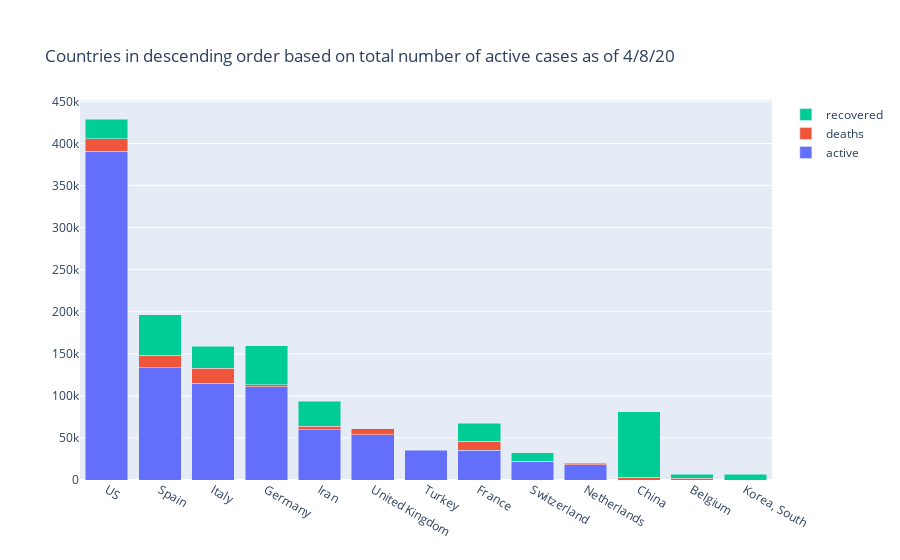
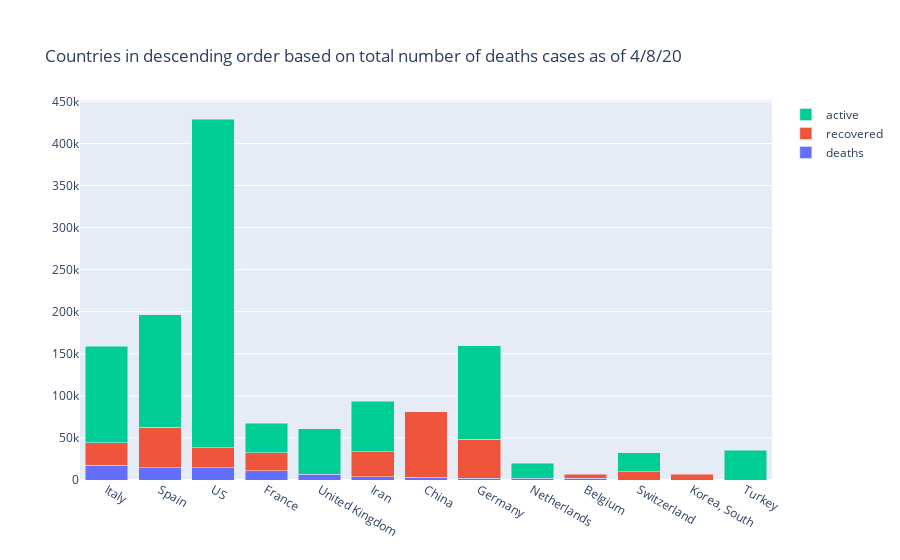
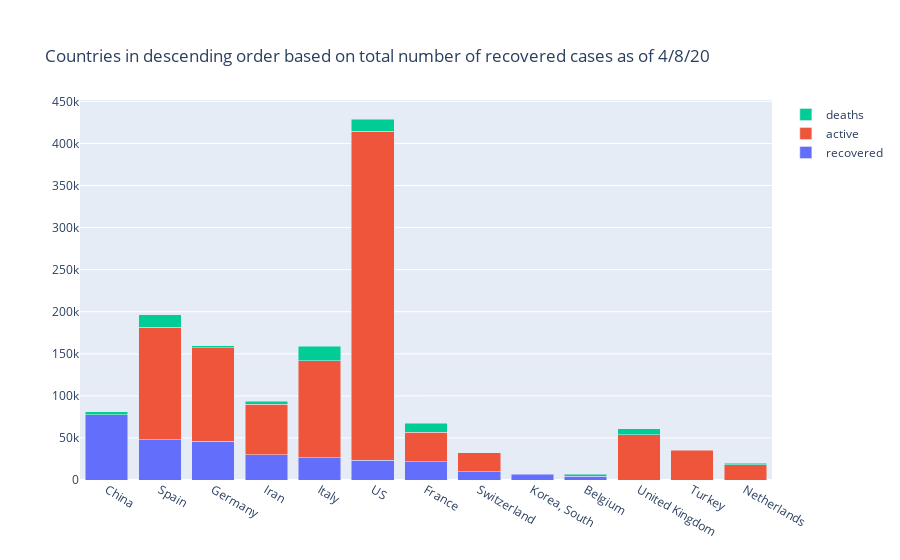
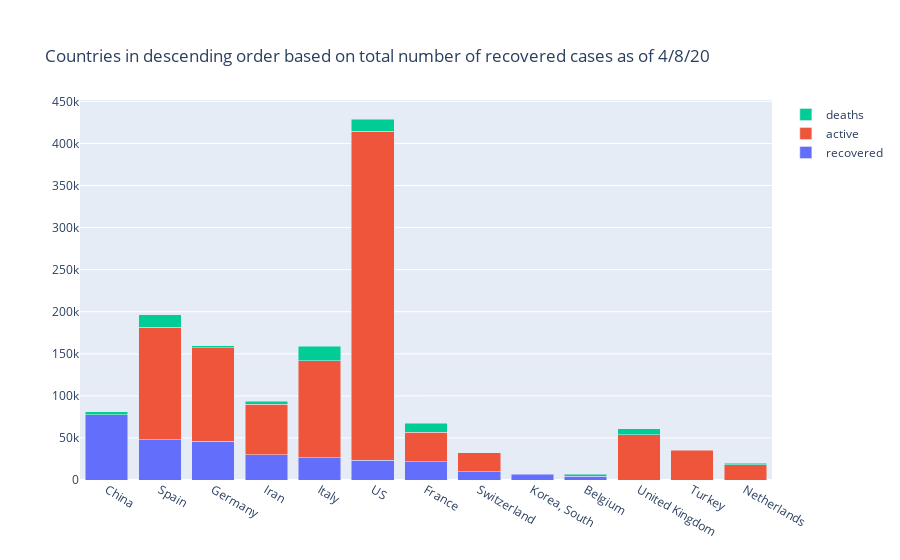

The notebook cell saved with these charts, in order:
### Code cell
# for key in dataKeys:
#     if "global" in key:
#         date = yesterday
#         n=10
#         topn = showTopnForDate(df[key],date,n)
#         fig = go.Figure(data=go.Bar(name=key.split("_")[0],x=topn[date].index,y=topn[date]))
#         figtitle = str("Total {} cases as of {}".format(key.split("_")[0],date))
#         fig.update_layout(title={'text':figtitle,'xanchor':'left','yanchor':'top'},xaxis_title="Countries",yaxis_title=key.split("_")[0])
#         fig.show()

def getStackedBar(data,keys,date,n):
    stdata = []
    for key in keys:
        topn = showTopnForDate(data[key],date,n)
        stdata.append(go.Bar(name=key.split("_")[0],x=topn[date].index,y=topn[date]))
    fig = go.Figure(data=stdata)
    # Change the bar
    fig.update_layout(barmode='stack')
    figtitle = "Countries in descending order based on total number of {} cases as of {}".format(keys[0].split("_")[0],date)
    fig.update_layout(title={'text':figtitle,'xanchor':'left','yanchor':'top'})
    fig.show()
    return fig

getStackedBar(df,["active_global","deaths_global","recovered_global"],yesterday,10)
getStackedBar(df,["deaths_global","recovered_global","active_global"],yesterday,10)
getStackedBar(df,["recovered_global","active_global","deaths_global"],yesterday,10)

### Figure 1 — Plotly figure (JSON) as saved in the notebook; plotly's stock layout.template omitted (floating-point values rounded to 4 significant figures)
{"data": [{"name": "active", "type": "bar", "x": ["US", "Spain", "Italy", "Germany", "Iran", "United Kingdom", "Turkey", "France", "Switzerland", "Netherlands"], "y": [390798, 133426, 114977, 110947, 59971, 54001, 35568, 35137, 22324, 17865]}, {"name": "deaths", "type": "bar", "x": ["Italy", "Spain", "US", "France", "United Kingdom", "Iran", "China", "Germany", "Netherlands", "Belgium"], "y": [17669, 14792, 14695, 10887, 7111, 3993, 3337, 2349, 2255, 2240]}, {"name": "recovered", "type": "bar", "x": ["China", "Spain", "Germany", "Iran", "Italy", "US", "France", "Switzerland", "Korea, South", "Belgium"], "y": [77567, 48021, 46300, 29812, 26491, 23559, 21452, 9800, 6776, 4681]}], "layout": {"barmode": "stack", "title": {"text": "Countries in descending order based on total number of active cases as of 4/8/20", "xanchor": "left", "yanchor": "top"}}}

### Figure 2 — Plotly figure (JSON) as saved in the notebook; plotly's stock layout.template omitted (floating-point values rounded to 4 significant figures)
{"data": [{"name": "deaths", "type": "bar", "x": ["Italy", "Spain", "US", "France", "United Kingdom", "Iran", "China", "Germany", "Netherlands", "Belgium"], "y": [17669, 14792, 14695, 10887, 7111, 3993, 3337, 2349, 2255, 2240]}, {"name": "recovered", "type": "bar", "x": ["China", "Spain", "Germany", "Iran", "Italy", "US", "France", "Switzerland", "Korea, South", "Belgium"], "y": [77567, 48021, 46300, 29812, 26491, 23559, 21452, 9800, 6776, 4681]}, {"name": "active", "type": "bar", "x": ["US", "Spain", "Italy", "Germany", "Iran", "United Kingdom", "Turkey", "France", "Switzerland", "Netherlands"], "y": [390798, 133426, 114977, 110947, 59971, 54001, 35568, 35137, 22324, 17865]}], "layout": {"barmode": "stack", "title": {"text": "Countries in descending order based on total number of deaths cases as of 4/8/20", "xanchor": "left", "yanchor": "top"}}}

### Figure 3 — Plotly figure (JSON) as saved in the notebook; plotly's stock layout.template omitted (floating-point values rounded to 4 significant figures)
{"data": [{"name": "recovered", "type": "bar", "x": ["China", "Spain", "Germany", "Iran", "Italy", "US", "France", "Switzerland", "Korea, South", "Belgium"], "y": [77567, 48021, 46300, 29812, 26491, 23559, 21452, 9800, 6776, 4681]}, {"name": "active", "type": "bar", "x": ["US", "Spain", "Italy", "Germany", "Iran", "United Kingdom", "Turkey", "France", "Switzerland", "Netherlands"], "y": [390798, 133426, 114977, 110947, 59971, 54001, 35568, 35137, 22324, 17865]}, {"name": "deaths", "type": "bar", "x": ["Italy", "Spain", "US", "France", "United Kingdom", "Iran", "China", "Germany", "Netherlands", "Belgium"], "y": [17669, 14792, 14695, 10887, 7111, 3993, 3337, 2349, 2255, 2240]}], "layout": {"barmode": "stack", "title": {"text": "Countries in descending order based on total number of recovered cases as of 4/8/20", "xanchor": "left", "yanchor": "top"}}}

### Figure 4 — Plotly figure (JSON) as saved in the notebook; plotly's stock layout.template omitted (floating-point values rounded to 4 significant figures)
{"data": [{"name": "recovered", "type": "bar", "x": ["China", "Spain", "Germany", "Iran", "Italy", "US", "France", "Switzerland", "Korea, South", "Belgium"], "y": [77567, 48021, 46300, 29812, 26491, 23559, 21452, 9800, 6776, 4681]}, {"name": "active", "type": "bar", "x": ["US", "Spain", "Italy", "Germany", "Iran", "United Kingdom", "Turkey", "France", "Switzerland", "Netherlands"], "y": [390798, 133426, 114977, 110947, 59971, 54001, 35568, 35137, 22324, 17865]}, {"name": "deaths", "type": "bar", "x": ["Italy", "Spain", "US", "France", "United Kingdom", "Iran", "China", "Germany", "Netherlands", "Belgium"], "y": [17669, 14792, 14695, 10887, 7111, 3993, 3337, 2349, 2255, 2240]}], "layout": {"barmode": "stack", "title": {"text": "Countries in descending order based on total number of recovered cases as of 4/8/20", "xanchor": "left", "yanchor": "top"}}}
